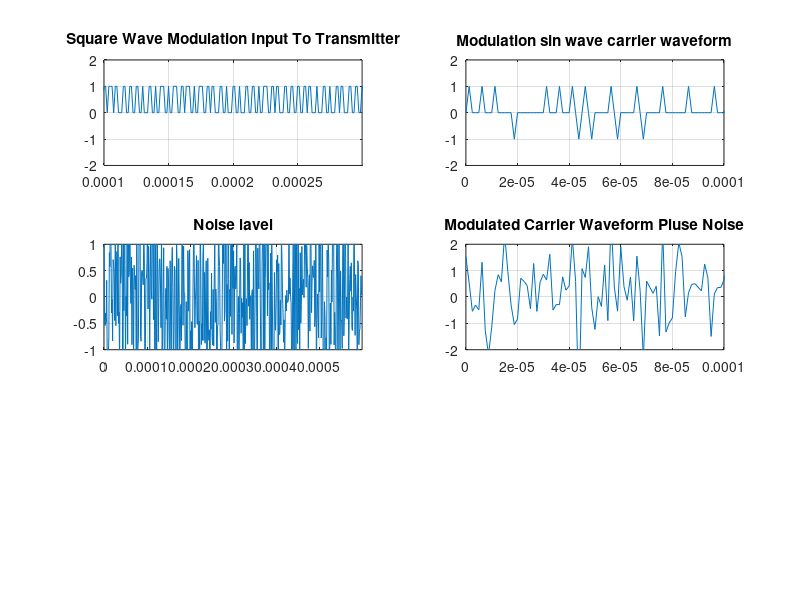

Write MATLAB code to recreate this figure.

% Noise effect in wireless communication
% show ASK/BPSK/QPSK using matlab


close all
clear all
clc;

fs = 8e5; % smapling frequency
fm = 20e3; % squere wave modulating frequwncy (NRZ) = 40Khz bit rate
n = 2*(6*fs/fm);
final = (1/fs)*(n-1);
fc = 2e5; % carrier frequency
t = 0:1/fs:final;
Fn = fs/2; % nyquist frequency

%=====================================
% Genarating square wave by using cosine wave
%======================================

% cosine wave 
% 2 pi fc t is written below

twopi_fc_t = 2*pi*fc*t;
A = 1;
phi = 0;
x = A*cos(twopi_fc_t+phi);

%square wave

am=1;
x(x>0) = am;

%=================================
% use for ASk- comment out BPSK
x(x<0) = 0; 

%=================================

%=================================
% use for BPSK - remember ASK variables become BPSK

%x(x<0) = -1; 

%=================================

%=================================
% use for QPSK

% x(phi==45)= 1.414;
% x(phi==-45)= 1.712;
% x(phi==135)= 1.712;
% x(phi==-135)= 1.414;

%=================================

subplot(321);
plot(t,x);
axis([1e-4 3e-4 -2 2]);
title ('Square Wave Modulation Input To Transmitter');
grid on;

car = sin(2*pi*fc*t); % Sinewave carrier waveform
ask = x.*car; % modualtion carrier (ASk or BPSK) 
subplot(322);
plot(t,ask);
axis([0 100e-6 -2 2]);
title ('Modulation sin wave carrier waveform');
grid on;

%=================================
% Noise genarator SNR= Eb/No=20log(Signalrms/Noiserms)
%=================================

% vn = 0;
vn = 1; % set noise lavel 0.1= 6bd = E$b/No
noise = vn*(randn(size(t))); % noise genarator
subplot(323);
plot (t, noise);
grid on;
title('Noise lavel');
axis([0 .6e-3 -1 1]);

askn = (ask+noise); % modulated carrier puls moise
subplot(324);
plot(t,askn);
axis([0 100e-6 -2 2]);
title('Modulated Carrier Waveform Pluse Noise');
grid on;



